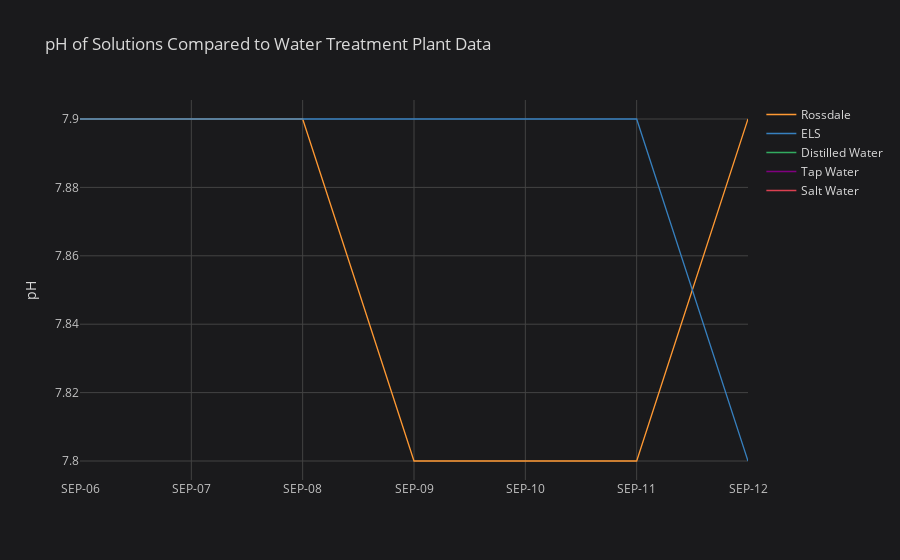

Notebook source saved alongside this figure:
### Markdown cell above
Now that we have the averages, here is the collected water treatment plant data from the past week. Notice that column 2 is labelled pH. That is what we will be comparing to our averages. Click on the button below to compare the data in a graph.

### Code cell
rossdale = pd.read_html('http://apps.epcor.ca/DailyWaterQuality/Default.aspx?zone=Rossdale', header=0)[0]
els = pd.read_html('http://apps.epcor.ca/DailyWaterQuality/Default.aspx?zone=ELS', header=0)[0]
import cufflinks as cf
cf.go_offline()
combined_data = pd.DataFrame()
combined_data['Rossdale'] = rossdale.iloc[2][1:]
combined_data['ELS'] = els.iloc[2][1:]
for i, row in output_data.iterrows():
    combined_data[row.name] = row['Average pH']
combined_data
combined_data.iplot(yTitle='pH', title='pH of Solutions Compared to Water Treatment Plant Data')

### Figure 1 — Plotly figure (JSON) as saved in the notebook; plotly's stock layout.template omitted (floating-point values rounded to 4 significant figures)
{"data": [{"line": {"color": "rgba(255, 153, 51, 1.0)", "dash": "solid", "shape": "linear", "width": 1.3}, "mode": "lines", "name": "Rossdale", "text": "", "type": "scatter", "x": ["SEP-06", "SEP-07", "SEP-08", "SEP-09", "SEP-10", "SEP-11", "SEP-12"], "y": [7.9, 7.9, 7.9, 7.8, 7.8, 7.8, 7.9]}, {"line": {"color": "rgba(55, 128, 191, 1.0)", "dash": "solid", "shape": "linear", "width": 1.3}, "mode": "lines", "name": "ELS", "text": "", "type": "scatter", "x": ["SEP-06", "SEP-07", "SEP-08", "SEP-09", "SEP-10", "SEP-11", "SEP-12"], "y": ["7.9", "7.9", "7.9", "7.9", "7.9", "7.9", "7.8"]}, {"line": {"color": "rgba(50, 171, 96, 1.0)", "dash": "solid", "shape": "linear", "width": 1.3}, "mode": "lines", "name": "Distilled Water", "text": "", "type": "scatter", "x": ["SEP-06", "SEP-07", "SEP-08", "SEP-09", "SEP-10", "SEP-11", "SEP-12"], "y": ["", "", "", "", "", "", ""]}, {"line": {"color": "rgba(128, 0, 128, 1.0)", "dash": "solid", "shape": "linear", "width": 1.3}, "mode": "lines", "name": "Tap Water", "text": "", "type": "scatter", "x": ["SEP-06", "SEP-07", "SEP-08", "SEP-09", "SEP-10", "SEP-11", "SEP-12"], "y": ["", "", "", "", "", "", ""]}, {"line": {"color": "rgba(219, 64, 82, 1.0)", "dash": "solid", "shape": "linear", "width": 1.3}, "mode": "lines", "name": "Salt Water", "text": "", "type": "scatter", "x": ["SEP-06", "SEP-07", "SEP-08", "SEP-09", "SEP-10", "SEP-11", "SEP-12"], "y": ["", "", "", "", "", "", ""]}], "layout": {"legend": {"bgcolor": "#1A1A1C", "font": {"color": "#D9D9D9"}}, "paper_bgcolor": "#1A1A1C", "plot_bgcolor": "#1A1A1C", "title": {"font": {"color": "#D9D9D9"}, "text": "pH of Solutions Compared to Water Treatment Plant Data"}, "xaxis": {"gridcolor": "#434343", "showgrid": true, "tickfont": {"color": "#C2C2C2"}, "title": {"font": {"color": "#D9D9D9"}, "text": ""}, "zerolinecolor": "#666570"}, "yaxis": {"gridcolor": "#434343", "showgrid": true, "tickfont": {"color": "#C2C2C2"}, "title": {"font": {"color": "#D9D9D9"}, "text": "pH"}, "zerolinecolor": "#666570"}}}
